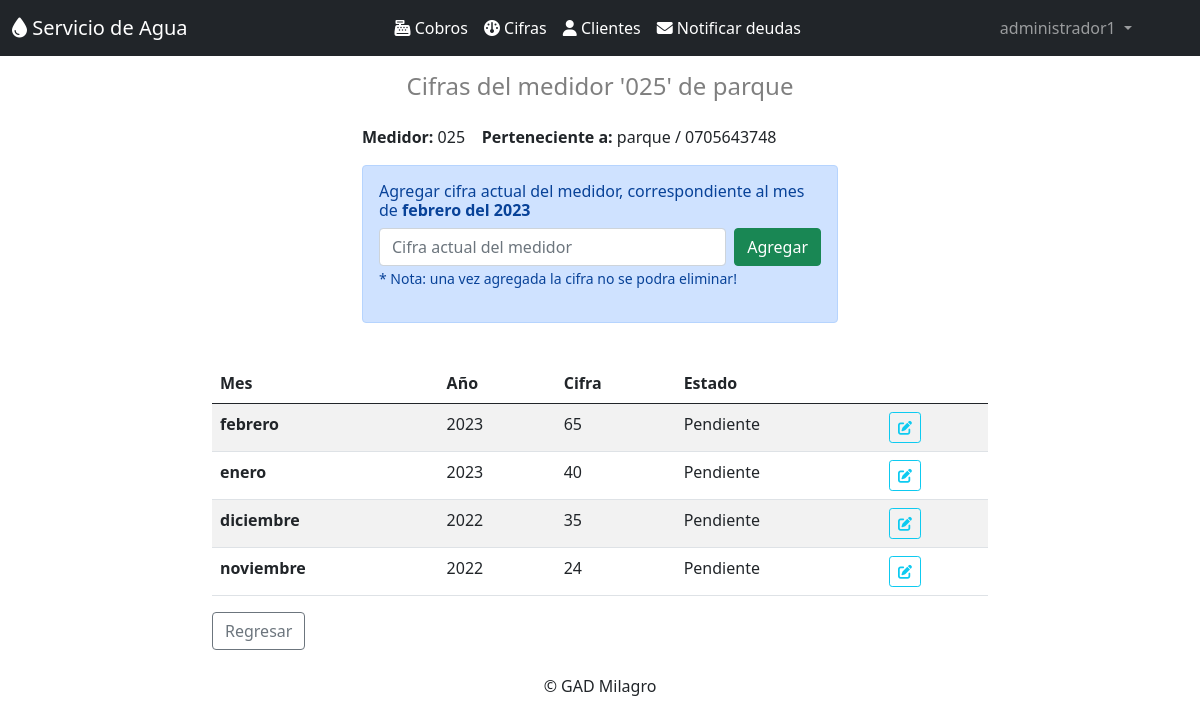
/ingresarcifra/32 (signed in), run on the app's committed database.
### clientes/models.py (models this page shows, shortened)
class Cliente(models.Model):
    nombres=models.CharField(max_length=50)
    apellidos=models.CharField(max_length=30,null=True, blank=True)
    detalle=models.CharField(max_length=30,null=True, blank=True)
    medidor=models.CharField(max_length=10, unique=True)
    cedula=models.CharField(max_length=15)
    email=models.EmailField()
    direccion=models.CharField(max_length=50,null=True, blank=True)
    celular=models.CharField(max_length=10,null=True, blank=True)
    deuda=models.CharField(max_length=1, choices=deuda, default='n',null=True, blank=True)
    ultima_cifra=models.CharField(max_length=30,default='null',null=True, blank=True)
    class Meta:
        db_table = 'cliente'
        verbose_name = 'Cliente'
        verbose_name_plural = 'clientes'
        ordering = ['apellidos']

### cifras/models.py (models this page shows, shortened)
class Cifras(models.Model):
    id_usuario=models.ForeignKey(Cliente, null=True, on_delete=models.CASCADE)
    mes=models.CharField(max_length=10)
    anio=models.CharField(max_length=4)
    cifra=models.IntegerField()
    id_valores=models.CharField(max_length=10)
    estado=models.CharField(max_length=1, choices=pagado, default='n')
    class Meta:
        db_table = 'cifra'
        verbose_name = 'Cifra'
        verbose_name_plural = 'cifras'
        ordering = ['id']

### cifras/views.py (the view, shortened to what this page needs)
# urls.py: path('ingresarcifra/<int:id>',ingresar_cifra),
def ingresar_cifra(request, id):
    try:
        cliente = Cliente.objects.get(id=id)
    except Cliente.DoesNotExist:
                raise Http404
    date = datetime.date.today()
    año = date.strftime("%Y")
    mes = date.strftime("%B")
    fecha_ucifra = mes+año
    tcifras = Cifras.objects.filter(id_usuario = cliente).distinct()
    for cifras in tcifras.iterator():
        ultimomes = cifras.mes
    if len(tcifras) == 0: #ayuda a combertir el dato si no hay elementos en la tupla
        ultimomes=""
    try:
        idv = ValoresBase.objects.latest('id')
        valores = ValoresBase.objects.get(id=idv.id)
    except ValoresBase.DoesNotExist:
        messages.success(request, "Asegurese que esten ingresados los valores base, lo puede realizar en configuraciones!")
        return redirect("/cifras/")
    context = {
        "cliente":cliente,
        "año":año,
        "mes":mes,
        "umes":ultimomes,
        "tcifras":reversed(tcifras),
    }
    return render(request, "ingresarCifra.html", context)

### templates/ingresarCifra.html (shortened to what this page needs)
{% extends "home.html" %}
{% block content %}
{% load i18n %}
<div class="container mb-1 " style="max-width: 800px;">
    <h4 class="text-black-50 text-center py-3">Cifras del medidor '{{ cliente.medidor }}' de {{ cliente.nombres }}</h4>
</div>
<div class="container " style="max-width: 500px;">
    <p>
        <b>Medidor: </b>{{ cliente.medidor }} &nbsp;&nbsp;
        <b>Perteneciente a: </b>{{ cliente.nombres }} {% if cliente.apellidos == None %} {% else %} {{ cliente.apellidos }} {% endif %} / {{ cliente.cedula }}&nbsp;&nbsp;
    </p>
</div>
<div class="container " style="max-width: 500px;">
    {% if mes == umes %}
        <div class="alert alert-success" role="alert">
            <h6><i class="fa-solid fa-check"></i> La cifra del mes de <b>{% filter slugify %}{% trans mes %}{% endfilter %} del {{ año }}</b> ya a sido registrada.</h6>
        </div>
    {% else %}
        <div class="alert alert-primary" role="alert">
            <h6>Agregar cifra actual del medidor, correspondiente al mes de <b>{% filter slugify %}{% trans mes %}{% endfilter %} del {{ año }}</b></h6>
            <form class="d-flex" method="POST">
                <input class="form-control me-2" type="number" placeholder="Cifra actual del medidor" aria-label="Search" name="cifra" value="" required>
                <button class="btn btn-success" type="submit">Agregar</button>
            </form>
            <p><small>* Nota: una vez agregada la cifra no se podra eliminar!</small></p>
        </div>
    {% endif %}
</div>
<div class="container py-4" style="max-width: 800px;">
    <table class="table table-responsive table-striped">
        <thead>
            <tr>
                <th>Mes</th>
                <th>Año</th>
                <th>Cifra</th>
                <th>Estado</th>
                <th></th>
            </tr>
        </thead>
        <tbody>
            {% for tcifras in tcifras %}
            <tr>
              <th scope="row">{% filter slugify %}{% trans tcifras.mes %}{% endfilter %}</th>
                <td>{{ tcifras.anio }}</td>
                <td>{{ tcifras.cifra }}</td>
                <td>{% if tcifras.estado == 'n' %} Pendiente {% else %} Pagado {% endif %}</td>
                <td>
                    {% if tcifras.estado == 'n' %} <a class="btn btn-sm btn-outline-info " href="/editarcifra/{{tcifras.id}}"><i class="fa-solid fa-pen-to-square"></i></a> {% endif %}
                </td>
            </tr>
            {% endfor %}
            </tbody>
    </table>
    <a class="btn btn-outline-secondary" href="/cifras">Regresar</a> &nbsp;&nbsp;
</div>
{% endblock %}

### templates/home.html (shortened to what this page needs)
<!doctype html>
<html lang="es">
    <head>
        <link href="https://cdn.jsdelivr.net/npm/bootstrap@5.0.2/dist/css/bootstrap.min.css" rel="stylesheet">
        <link href="https://cdnjs.cloudflare.com/ajax/libs/font-awesome/6.2.1/css/all.min.css" rel="stylesheet">
        {% load static %}
    </head>
    <body >
        {% if user.is_authenticated %}
            <nav class="navbar navbar-expand-lg navbar-dark bg-dark " >
                <div class="container-fluid">
                        <a class="navbar-brand" href="/">
                            <i class="fa-sharp fa-solid fa-droplet"></i> Servicio de Agua</a>
                    <div class="collapse navbar-collapse" id="navbarSupportedContent">
                        <ul class="navbar-nav ms-auto mb-2 mb-lg-0">
                            <li class="nav-item">
                                <a class="nav-item nav-link active" href="/cobros"><i class="fa-solid fa-cash-register"></i> Cobros</a>
                            </li>
                            <li class="nav-item ">
                                <a class="nav-item nav-link active" href="/cifras"><i class="fa-solid fa-gauge"></i> Cifras</a>
                            </li>
                            <li class="nav-item">
                                <a class="nav-item nav-link active" href="/clientes"><i class="fa-solid fa-user"></i> Clientes</a>
                            </li>
                            <li class="nav-item dropdown">
                                <a class="nav-item nav-link active" href="/notificaciones"><i class="fa-solid fa-envelope"></i> Notificar deudas</a>
                            </li>
                        </ul>
                        <ul class="navbar-nav ms-auto   mb-2 mb-lg-0">
                            <li class="nav-item dropdown">
                                <a class="nav-link dropdown-toggle" href="#" id="navbarDarkDropdownMenuLink" role="button" data-bs-toggle="dropdown" aria-expanded="false">
                                    {{ user }}
                                </a>
                            </li>
                        </ul>
                    </div>
                </div>
            </nav>
            {% block content %}{% endblock %}
        {% else %}
                            {% load static %}
        {% endif %}
        <p class="text-center">© GAD Milagro</p>
  </body>
</html>

### data on the page
Cliente: medidor "025", nombres "parque", cedula "0705643748"
Cifras: mes "febrero", anio "2023", cifra "65", estado "Pendiente"
Cifras: mes "enero", anio "2023", cifra "40", estado "Pendiente"
Cifras: mes "diciembre", anio "2022", cifra "35", estado "Pendiente"
Cifras: mes "noviembre", anio "2022", cifra "24", estado "Pendiente"

### other printed values
{{ user }} "administrador1"
